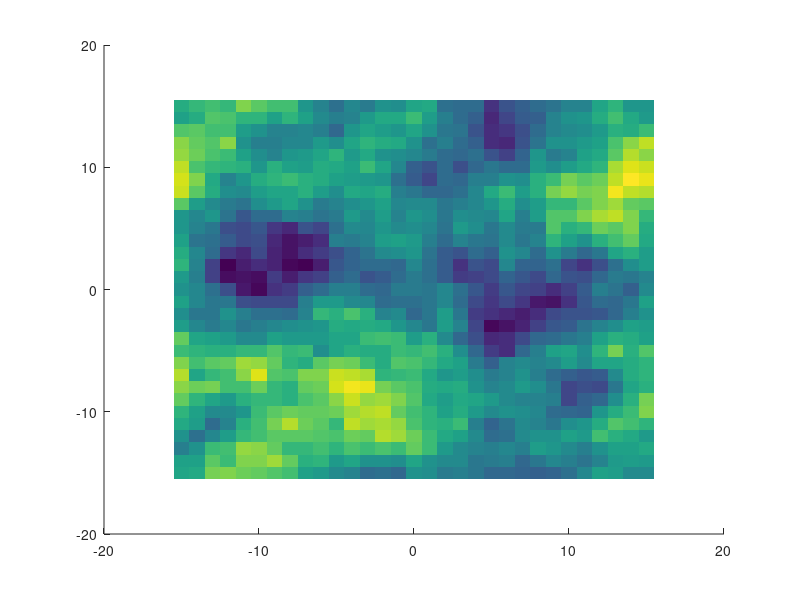

Write the MATLAB code that produced this figure. (Note: this script raises an error after producing the figure.)
% function plotting2()
close all
clear all
clc
load('test13alien.mat')



trajectory_time = (10:30);

x_width = (option.X_mesh(end) - option.X_mesh(1) + option.finegridsize);
x_widthDIV2 = x_width/2;
y_width = (option.Y_mesh(end) - option.Y_mesh(1) + option.finegridsize);
y_widthDIV2 = y_width/2;
fig_field = figure;
set(fig_field,'position',[10 50 400 300]);
hold on
plt_truefield = imagesc(option.X_mesh,option.Y_mesh,true_field(:,:,1));

% set(fig_field,'YDir','reverse');

x = option.grids(AgumentedData(trajectory_time(1)).possible_q.true_q,1)';
y = option.grids(AgumentedData(trajectory_time(1)).possible_q.true_q,2)';
x2 = x;
y2 = y;
x3 = posterior(trajectory_time(1)).mux(1);
y3 = posterior(trajectory_time(1)).mux(2);
x4 = option.grids(AgumentedData(trajectory_time(1)).possible_q.measuredposition,1)';
y4 = option.grids(AgumentedData(trajectory_time(1)).possible_q.measuredposition,2)';
error_ellipse('mu',posterior(trajectory_time(1)).mux,...
    'C',posterior(trajectory_time(1)).Sigmax)
for t=trajectory_time(2:end)
    xtmp = option.grids(AgumentedData(t).possible_q.true_q,1)';
    ytmp = option.grids(AgumentedData(t).possible_q.true_q,2)';
    x2 = [x2;xtmp];
    y2 = [y2;ytmp];
    muxtmp = posterior(t).mux(1);
    muytmp = posterior(t).mux(2);
    if ((muxtmp-xtmp)>x_widthDIV2)
        muxtmp = muxtmp - x_width;
    else if ((muxtmp-xtmp)<-x_widthDIV2)
            muxtmp = muxtmp + x_width;
        end
    end
    if ((muytmp-ytmp)>y_widthDIV2)
        muytmp = muytmp - y_width;
    else if ((muytmp-ytmp)<-y_widthDIV2)
            muytmp = muytmp + y_width;
        end
    end    
    x3 = [x3;muxtmp];
    y3 = [y3;muytmp];

    
    noisyxtmp = option.grids(AgumentedData(t).possible_q.measuredposition,1);
    noisyytmp = option.grids(AgumentedData(t).possible_q.measuredposition,2);
    if ((noisyxtmp-xtmp)>x_widthDIV2)
        noisyxtmp = noisyxtmp - x_width;
    else if ((noisyxtmp-xtmp)<-x_widthDIV2)
            noisyxtmp = noisyxtmp + x_width;
        end
    end
    if ((noisyytmp-ytmp)>y_widthDIV2)
        noisyytmp = noisyytmp - y_width;
    else if ((noisyytmp-ytmp)<-y_widthDIV2)
            noisyytmp = noisyytmp + y_width;
        end
    end    
    x4 = [x4;noisyxtmp];
    y4 = [y4;noisyytmp];    
    
    error_ellipse('mu',[muxtmp,muytmp],...
    'C',posterior(t).Sigmax)
    for n= 1:option.agentnumbers
        if (xtmp(n) - x(end,n))> x_widthDIV2
             xdiff(n) = - x_width;
        else if (xtmp(n) - x(end,n))< -x_widthDIV2
                xdiff(n) = x_width;
            else
                xdiff(n) = 0;
            end
        end
        if (ytmp(n) - y(end,n))> y_widthDIV2
             ydiff(n) = - y_width;
        else if (ytmp(n) - y(end,n))< -y_widthDIV2
                ydiff(n) = y_width;
            else
                ydiff(n) = 0;
            end
        end            
    end
    if ((norm(xdiff)==0)&&(norm(ydiff)==0))
        x = [x;xtmp];
        y = [y;ytmp];
    else
        x = [x;xtmp+xdiff;ones(1,option.agentnumbers)*inf;x(end,:)-xdiff;xtmp];
        y = [y;ytmp+ydiff;ones(1,option.agentnumbers)*inf;y(end,:)-ydiff;ytmp];
        x3= [x3(1:end-1);ones(1,option.agentnumbers)*inf;muxtmp];
        y3= [y3(1:end-1);ones(1,option.agentnumbers)*inf;muytmp];
    end
end
plot(x,y,'r','marker','.')

plot(x3,y3,'b','marker','.')
plot(x4,y4,'r','marker','*','linestyle','none')


xlim([option.X_mesh(1), option.X_mesh(end)]);
ylim([option.Y_mesh(1), option.Y_mesh(end)]);
colorbar; title('GMRF');    
colormap('gray');





nt = size(true_field,3);
nx = size(true_field,2); % number of X grid
ny = size(true_field,1); % number of Y grid

for t=101:100
fig_field = figure('name',['Compare estimated field Case 1,2 and 3      time = ', num2str(t)]);
set(fig_field,'position',[100 50 900 800]);
fieldsize = size(true_field(:,:,1));
max_val = -inf;
min_val =  inf;
max_var = -inf;
max_err = -inf;
gridsize = size(option.grids,1);

%% True Position
        %----plot estimated field & support of positions-------------------
subplot(3,3,1)
estimated_field = reshape(posteriorTrueQ(t).muz,fieldsize);
max_val = max(max(max(estimated_field)),max_val);
min_val = min(min(min(estimated_field)),min_val);
plt_trueposition_estimatedfield= ...
    imagesc(option.X_mesh,option.Y_mesh,estimated_field);
axis on; title('(a)');

        %----plot estimation variance--------------------------------------
subplot(3,3,4)
estimated_variance = ...
    reshape(posteriorTrueQ(t).varz,fieldsize);
max_var = max(max(max(estimated_variance)),max_var);
plt_trueposition_variancefield = ...
    imagesc(option.X_mesh,option.Y_mesh,estimated_variance);
axis on; title('(d)');
MeanSquareVariance(t,1) = mean(mean( estimated_variance));
        %----plot estimation error-----------------------------------------
subplot(3,3,7)
estimation_error = (true_field(:,:,t) - estimated_field).^2;
plt_trueposition_errorfield = ...
    imagesc(option.X_mesh,option.Y_mesh,estimation_error);
max_err = max(max(max(estimation_error)),max_err);
axis on; title('(g)');
hold on
q  = AgumentedData(t).possible_q.true_q;
plot(option.grids(q,1),option.grids(q,2),....
    'm','marker','o','linestyle','none');

MeanSquareError(t,1) = mean(mean( estimation_error));

%% Noisy Position
        %----plot estimated field & support of positions-------------------
subplot(3,3,2)
estimated_field = reshape(posteriorNoisyQ(t).muz,fieldsize);
max_val = max(max(max(estimated_field)),max_val);
min_val = min(min(min(estimated_field)),min_val);
plt_noisyposition_estimatedfield= ...
    imagesc(option.X_mesh,option.Y_mesh,estimated_field);
axis on; 
title('(b)');

        %----plot estimation variance--------------------------------------
subplot(3,3,5)
estimated_variance = ...
    reshape(posteriorNoisyQ(t).varz,fieldsize);
max_var = max(max(max(estimated_variance)),max_var);
plt_noisyposition_variancefield = ...
    imagesc(option.X_mesh,option.Y_mesh,estimated_variance);
axis on; title('(e)');
MeanSquareVariance(t,2) = mean(mean( estimated_variance));
        %----plot estimation error-----------------------------------------
subplot(3,3,8)
estimation_error = (true_field(:,:,t) - estimated_field).^2;
max_err = max(max(max(estimation_error)),max_err);
plt_noisyposition_errorfield = ...
    imagesc(option.X_mesh,option.Y_mesh,estimation_error);
axis on; title('(h)');
hold on
for i=1:option.agentnumbers

        q = AgumentedData(t).possible_q.measuredposition(i);
        plot(option.grids(q,1),option.grids(q,2),...
            'm','marker','*');


end
MeanSquareError(t,2) = mean(mean( estimation_error));

%% Uncertain Position
        %----plot estimated field & support of positions-------------------
subplot(3,3,3)
estimated_field = reshape(posterior(t).muz,fieldsize);
max_val = max(max(max(estimated_field)),max_val);
min_val = min(min(min(estimated_field)),min_val);
plt_uncertainposition_estimatedfield= ...
    imagesc(option.X_mesh,option.Y_mesh,estimated_field);
axis on;  caxis([-1 1]); colorbar; title('(c)'); 

        %----plot estimation variance--------------------------------------
subplot(3,3,6)
estimated_variance = reshape(posterior(t).varz,fieldsize);
max_var = max(max(max(estimated_variance)),max_var);
plt_uncertainposition_variancefield = ...
    imagesc(option.X_mesh,option.Y_mesh,estimated_variance);
colorbar; title('(f)'); axis on;
caxis([0 0.4]);
MeanSquareVariance(t,3) = mean(mean( estimated_variance));
        %----plot estimation error-----------------------------------------
subplot(3,3,9)
estimation_error = (true_field(:,:,t) - estimated_field).^2;
max_err = max(max(max(estimation_error)),max_err);
plt_uncertainposition_errorfield = ...
    imagesc(option.X_mesh,option.Y_mesh,estimation_error);
hold on
caxis([0 0.4]); colorbar; title('(i)'); axis on;
for i=1:option.agentnumbers
        q = AgumentedData(t).possible_q.support_qt{1,i};
        plot(option.grids(q,1),option.grids(q,2),'m','marker','.','linestyle','none');
end
MeanSquareError(t,3) = mean(mean( estimation_error));

%% Edit plots
est_colorbar_step = 0.001;
est_caxis = [floor(min_val/est_colorbar_step)*est_colorbar_step, ...
                ceil(max_val/est_colorbar_step)*est_colorbar_step];
set(get(plt_trueposition_estimatedfield,'parent'),'clim',est_caxis);
set(get(plt_noisyposition_estimatedfield,'parent'),'clim',est_caxis);
set(get(plt_uncertainposition_estimatedfield,'parent'),'clim',est_caxis);

var_colorbar_step = 0.001;
var_caxis = [0, ceil(max_var/var_colorbar_step)*var_colorbar_step];
set(get(plt_trueposition_variancefield,'parent'),'clim',var_caxis);
set(get(plt_noisyposition_variancefield,'parent'),'clim',var_caxis);
set(get(plt_uncertainposition_variancefield,'parent'),'clim',var_caxis);

err_colorbar_step = 0.05;
err_caxis = [0, ceil(max_err/err_colorbar_step)*err_colorbar_step];
set(get(plt_trueposition_errorfield,'parent'),'clim',err_caxis);
set(get(plt_noisyposition_errorfield,'parent'),'clim',err_caxis);
set(get(plt_uncertainposition_errorfield,'parent'),'clim',err_caxis);

tmp1 = get(get(plt_uncertainposition_estimatedfield,'parent'),'position');
tmp1(3) = tmp1(3)+0.07;
set(get(plt_uncertainposition_estimatedfield,'parent'),'position',tmp1);

tmp1 = get(get(plt_uncertainposition_variancefield,'parent'),'position');
tmp1(3) = tmp1(3)+0.07;
set(get(plt_uncertainposition_variancefield,'parent'),'position',tmp1);

tmp1 = get(get(plt_uncertainposition_errorfield,'parent'),'position');
tmp1(3) = tmp1(3)+0.07;
set(get(plt_uncertainposition_errorfield,'parent'),'position',tmp1);

pause(1)
% saveas(fig_field,[ num2str(t) 'frame.jpg']);
end



mean(MeanSquareError)
mean(MeanSquareVariance)

% for n = 1: size(realY,1)
%     plot(Xbar(n*2-1),Xbar(n*2),'m','marker','o','markersize',10,'MarkerFaceColor',[1 1 1]);
%     text(Xbar(n*2-1),Xbar(n*2),num2str(n),'fontsize'...
%         ,7,'horizontalalignment',    'center','fontweight','bold');
% end
